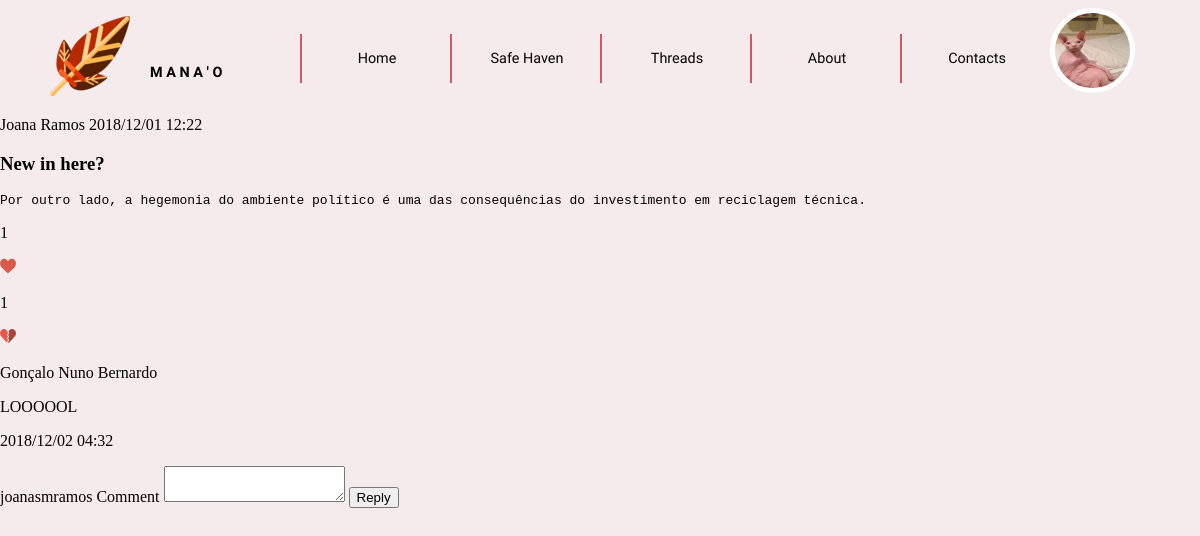
Screenshot of /templates/viewPost.php?id=2 (signed in) with the database file from the repository.
### tables this page shows
CREATE TABLE User (ID INTEGER PRIMARY KEY AUTOINCREMENT, Username STRING UNIQUE NOT NULL, Password CHAR (256) NOT NULL, Name STRING NOT NULL, Email STRING NOT NULL UNIQUE, Bio STRING, Profile_Pic STRING NOT NULL DEFAULT "default.png", Posts INTEGER DEFAULT 0, Comments INTEGER DEFAULT 0, Upvotes INTEGER DEFAULT 0, Downvotes INTEGER DEFAULT 0, ParticipationDate STRING NOT NULL);

CREATE TABLE Post (ID INTEGER PRIMARY KEY AUTOINCREMENT, User_ID INTEGER NOT NULL REFERENCES User (ID), Title STRING NOT NULL, Text STRING NOT NULL, Date STRING NOT NULL, Upvotes INTEGER DEFAULT 0, Downvotes INTEGER DEFAULT 0);

CREATE TABLE Comments (ID INTEGER PRIMARY KEY AUTOINCREMENT, Post_ID INTEGER REFERENCES Post, User_ID INTEGER NOT NULL REFERENCES User (ID), Text STRING NOT NULL, Date STRING NOT NULL, Upvotes INTEGER DEFAULT 0, Downvotes INTEGER DEFAULT 0);

### database/user.php (called while the page is built, shortened)
<?php
      function getName($userID) {
        global $dbh;
        try {
          $stmt = $dbh->prepare('SELECT Name FROM User WHERE ID = ?');
          $stmt->execute(array($userID));
          if($row = $stmt->fetch()){
            return $row['Name'];
          }
        }catch(PDOException $e) {
          return -1;
        }
      }
    function getUserPhoto($userID) {
      global $dbh;
      try {
        $stmt = $dbh->prepare('SELECT Profile_Pic FROM User WHERE ID = ?');
        if($stmt->execute(array($userID))) {
          $row = $stmt->fetch();
          return $row['Profile_Pic'];
        }
      }catch(PDOException $e) {
        return null;
      }
    }
?>

### database/post.php (called while the page is built, shortened)
<?php
	function getPostByID($postID)
	{
		global $dbh;
		try {
			$stmt = $dbh->prepare('SELECT * from Post WHERE ID = ?');
			if($stmt->execute(array($postID)))
				return $stmt->fetch();
			else
				return -1;
		} catch(PDOException $e) {
			return -1;
		}
	}
	function getPostComments($postID)
	{
		global $dbh;
		try {
			$stmt = $dbh->prepare('SELECT * from Comments WHERE Post_ID = ?');
			if($stmt->execute(array($postID)))
				return $stmt->fetchAll();
			else
				return -1;
		} catch(PDOException $e) {
			return -1;
		}
	}
?>

### templates/viewPost.php (the view, shortened to what this page needs)
<?php
include_once ("header.php");
?>
    <!DOCTYPE html>
    <html>
    <head>
        <link href="../css/main_layout.css" rel="stylesheet">
        <link href="../css/main_style.css" rel="stylesheet">
        <link href="../css/posts.css" rel="stylesheet">
    </head>
    <body>
        <?php
            include_once ("../includes/init.php");
			include_once ("../database/post.php");
			include_once ("../actions/verifyAndConvertText.php");
            $post = getPostByID($_GET['id']);
            $comments = getPostComments($_GET['id']);
        ?>
            <section class="viewPost">
				<div id="post">
					<article>
						<header>
							<span class="author">
								<?php echo getName($post['User_ID']) ?>
							</span>
							<span class="date">
								<?=$post['Date'] ?>
							</span>
						</header>
						<div>
							<h1>
								<?=$post['Title'] ?>
							</h1>
						</div>
						<div>
							<pre id="text"><?php convertText($post['Text']); ?></pre>
						</div>
					</article>
					<footer>
						<div id="upvotes" onclick="updateUpvotes(<?=$_GET['id']?>)">
							<p id="upvote<?=$_GET['id']?>">
								<?=$post['Upvotes']?>
							</p>
							<img src="../images/upvote.png"alt="Upvote">
						</div>
						<div id="downvotes" onclick="updateDownvotes(<?=$_GET['id']?>)">
							<p id="downvote<?=$_GET['id']?>">
								<?=$post['Downvotes']?>
							</p>
							<img src="../images/downvote.png"alt="Downvote">
						</div>
					</footer>
				</div>
				<div id="comments">
				<?php  foreach($comments as $comment){ ?>
						<article>
							<p id="name">
								<?php echo getName($comment['User_ID']) ?>
							</p>
							<div id="commentText">
							</div>
							<p id="commentDate">
								<?=$comment['Date'] ?>
							</p>
						</article>
				<?php unset($comment); } ?>
				</div>
					<label>
						<?=$_SESSION['username']?>
					</label>
					<label>Comment
						<textarea id="newCommentText" name="text" wrap="hard"></textarea>
					</label>
					<input id="replyButton" type="submit" value="Reply">
			</section>
	</body>
</html>

### templates/header.php (shortened to what this page needs)
<!DOCTYPE html>
<html>
<head>
    <link href="../css/main_layout.css" rel="stylesheet">
    <link href="../css/main_style.css" rel="stylesheet">
</head>
<body>
    <header>
        <label class="homeButton" type="submit_home" value="" onclick="window.location='../templates/home.php';"></label>
        <h3>M A N A ' O</h3>
        <nav id="menu">
            <ol>
                <li><a href="home.php">Home</a></li>
                <li><a href="http://www.pixelthoughts.co/#">Safe Haven</a></li>
                <li><a href="#threads">Threads</a></li>
                <li><a href="about.php">About</a></li>
                <li><a href="contacts.php">Contacts</a></li>
            </ol>
        </nav>
        <div class="dropdown">
                <img id="profile" src="../profilePictures/<?php
                    include_once('../includes/init.php');
                    include_once("../database/user.php");
                    echo getUserPhoto($_SESSION['userID']);
                ?>" alt="Profile picture" onclick="myFunction()" class="dropbtn">
            </div>
    </header>

### actions/verifyAndConvertText.php
<?php
    function convertText($text) {
        $reg_exUrl = "/(http|https|ftp|ftps)\:\/\/[a-zA-Z0-9\-\.]+\.[a-zA-Z]{2,3}(\/\S*)?/";
        if (preg_match($reg_exUrl, $text, $url)) {
            echo preg_replace($reg_exUrl, '<a href="' . $url[0] . '" rel="nofollow">' . $url[0] . '</a>', $text);
        } else echo $text;
}
?>

### css/main_layout.css (style rules this page uses)
body { margin: 0em; }
body > header { margin: 0em; display: grid; grid-template-rows: auto; grid-template-columns: 1fr 1fr 5fr 1fr; grid-template-areas: "manao name navigator profilepic"; position: -webkit-sticky; position: sticky; top: 0; width: 100%; }
.homeButton { grid-area: manao; justify-self: right; align-self: center; height: auto; }
body > header > h3 { grid-area: name; margin: 0em; justify-self: left; align-self: center; }
#menu { grid-area: navigator; justify-self: right; align-self: center; }
#menu ol li { display: inline-flex; width: 100%; justify-self: center; }
#menu ol { margin: 0em; display: grid; grid-template-rows: auto; grid-template-columns: 1fr 1fr 1fr 1fr 1fr; grid-template-areas: "home safehaven threads contacts about"; width: 100%; }
#menu ol > li { justify-self: left; align-self: center; justify-items: center; justify-content: space-evenly; }
#menu ol > :nth-child(1) { grid-area: home; }
#menu ol > :nth-child(2) { grid-area: safehaven; }
#menu ol > :nth-child(3) { grid-area: threads; }
#menu ol > :nth-child(4) { grid-area: contacts; }
#menu ol > :nth-child(5) { grid-area: about; }
.dropbtn { color: white; border: none; cursor: pointer; }
.dropdown { position: relative; display: inline-block; }

### css/main_style.css (style rules this page uses)
:root { --maincolor_bckgrnd: #F5EBED; --color_separator: #996666; --color_text: #000000; --color_manao: #D35763; --color_manao2: #DF7175; --color_smallhover: #2a2f33; }
body { margin: 0; background-color: var(--maincolor_bckgrnd); color: var(--color_text); }
body > header { margin: 0; background-color: var(--maincolor_bckgrnd); }
body > header > h3 { margin-top: 2em; font-family: 'Julius Sans One', sans-serif; font-size: 0.9em; text-align: left; height: auto; color: var(--color_text); }
.homeButton { background:url(../images/icon.png) no-repeat; cursor:pointer; border:none; width:100px; height:100px; margin-top:1em; }
#menu { width: 100%; }
#menu ol { margin:0; padding: 0; }
#menu li { align-items: center; list-style-type: none; margin:1em 0; width: 100%; height: 100%; }
#menu li a { font-family: 'Julius Sans One', sans-serif; font-size: 0.9em; color: var(--color_text); text-decoration: none; text-align: center; height: auto; -webkit-transition: color 0.6s; transition: color 0.6s ease; }
nav > ol > li { border-left: 2px solid var(--color_manao); height: 100%; }
#profile { margin-top: 8px; width: 75px; height: 75px; border:5px solid white; border-radius: 100px 100px; }

### css/posts.css (style rules this page uses)
:root { --maincolor_bckgrnd: #F5EBED; --color_separator: #5f3939; --color_text: #000000; --color_manao: #D35763; --color_manao2: #DF7175; --color_smallhover: #2a2f33; }

### rows the page displays
user: Profile_Pic (picture)
post: User_ID.Name "Joana Ramos", Date "2018/12/01 12:22", Title "New in here?", Text "Por outro lado, a hegemonia do ambiente político é uma das consequências do investimento em reciclagem técnica.", Upvotes "1", Downvotes "1"
comments: User_ID.Name "Gonçalo Nuno Bernardo", Text "LOOOOOL", Date "2018/12/02 04:32"

### other values shown
$_SESSION['username'] "joanasmramos"
